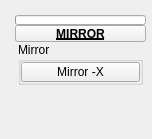
<?xml version="1.0" encoding="UTF-8"?>
<ui version="4.0">
 <class>QtUi</class>
 <widget class="QMainWindow" name="QtUi">
  <property name="enabled">
   <bool>true</bool>
  </property>
  <property name="geometry">
   <rect>
    <x>0</x>
    <y>0</y>
    <width>152</width>
    <height>139</height>
   </rect>
  </property>
  <property name="minimumSize">
   <size>
    <width>120</width>
    <height>0</height>
   </size>
  </property>
  <property name="maximumSize">
   <size>
    <width>999</width>
    <height>999</height>
   </size>
  </property>
  <property name="font">
   <font>
    <kerning>true</kerning>
   </font>
  </property>
  <property name="windowTitle">
   <string>Toolkit</string>
  </property>
  <property name="tabShape">
   <enum>QTabWidget::Triangular</enum>
  </property>
  <property name="dockNestingEnabled">
   <bool>true</bool>
  </property>
  <property name="dockOptions">
   <set>QMainWindow::AllowNestedDocks|QMainWindow::AllowTabbedDocks|QMainWindow::AnimatedDocks|QMainWindow::ForceTabbedDocks</set>
  </property>
  <widget class="QWidget" name="mainWindow">
   <widget class="QWidget" name="layoutWidget_2">
    <property name="geometry">
     <rect>
      <x>15</x>
      <y>15</y>
      <width>131</width>
      <height>101</height>
     </rect>
    </property>
    <layout class="QGridLayout" name="gridLayout_2">
     <property name="spacing">
      <number>0</number>
     </property>
     <item row="2" column="1" colspan="2">
      <layout class="QHBoxLayout" name="horizontalLayout">
       <item>
        <layout class="QVBoxLayout" name="verticalLayout">
         <property name="spacing">
          <number>0</number>
         </property>
         <item>
          <widget class="QGroupBox" name="group000">
           <property name="minimumSize">
            <size>
             <width>125</width>
             <height>0</height>
            </size>
           </property>
           <property name="maximumSize">
            <size>
             <width>125</width>
             <height>999</height>
            </size>
           </property>
           <property name="title">
            <string>Mirror</string>
           </property>
           <layout class="QVBoxLayout" name="verticalLayout_2">
            <property name="spacing">
             <number>0</number>
            </property>
            <property name="leftMargin">
             <number>0</number>
            </property>
            <property name="topMargin">
             <number>0</number>
            </property>
            <property name="rightMargin">
             <number>0</number>
            </property>
            <property name="bottomMargin">
             <number>0</number>
            </property>
            <item>
             <widget class="TkToolButton" name="tb000">
              <property name="minimumSize">
               <size>
                <width>0</width>
                <height>20</height>
               </size>
              </property>
              <property name="maximumSize">
               <size>
                <width>999</width>
                <height>20</height>
               </size>
              </property>
              <property name="toolTip">
               <string>Mirror geometry across an axis.</string>
              </property>
              <property name="text">
               <string>Mirror -X</string>
              </property>
              <property name="iconSize">
               <size>
                <width>18</width>
                <height>18</height>
               </size>
              </property>
             </widget>
            </item>
           </layout>
          </widget>
         </item>
         <item>
          <spacer name="verticalSpacer">
           <property name="orientation">
            <enum>Qt::Vertical</enum>
           </property>
           <property name="sizeHint" stdset="0">
            <size>
             <width>20</width>
             <height>40</height>
            </size>
           </property>
          </spacer>
         </item>
        </layout>
       </item>
      </layout>
     </item>
     <item row="1" column="1" colspan="2">
      <widget class="TkPushButton_Draggable" name="pin">
       <property name="minimumSize">
        <size>
         <width>19</width>
         <height>17</height>
        </size>
       </property>
       <property name="maximumSize">
        <size>
         <width>999</width>
         <height>17</height>
        </size>
       </property>
       <property name="font">
        <font>
         <weight>75</weight>
         <bold>true</bold>
         <underline>true</underline>
        </font>
       </property>
       <property name="text">
        <string>MIRROR</string>
       </property>
       <property name="checkable">
        <bool>true</bool>
       </property>
      </widget>
     </item>
     <item row="0" column="1" colspan="2">
      <widget class="TkProgressBar" name="progressBar">
       <property name="sizePolicy">
        <sizepolicy hsizetype="Ignored" vsizetype="Fixed">
         <horstretch>0</horstretch>
         <verstretch>0</verstretch>
        </sizepolicy>
       </property>
       <property name="minimumSize">
        <size>
         <width>0</width>
         <height>10</height>
        </size>
       </property>
       <property name="maximumSize">
        <size>
         <width>16777215</width>
         <height>10</height>
        </size>
       </property>
       <property name="value">
        <number>0</number>
       </property>
       <property name="textVisible">
        <bool>false</bool>
       </property>
      </widget>
     </item>
    </layout>
   </widget>
  </widget>
 </widget>
 <customwidgets>
  <customwidget>
   <class>TkToolButton</class>
   <extends>QToolButton</extends>
   <header>widgets.tktoolbutton.h</header>
  </customwidget>
  <customwidget>
   <class>TkPushButton_Draggable</class>
   <extends>QPushButton</extends>
   <header>widgets.tkpushbuttondraggable.h</header>
  </customwidget>
  <customwidget>
   <class>TkProgressBar</class>
   <extends>QProgressBar</extends>
   <header>widgets.tkprogressbar.h</header>
  </customwidget>
 </customwidgets>
 <resources/>
 <connections/>
 <designerdata>
  <property name="gridDeltaX">
   <number>5</number>
  </property>
  <property name="gridDeltaY">
   <number>5</number>
  </property>
  <property name="gridSnapX">
   <bool>true</bool>
  </property>
  <property name="gridSnapY">
   <bool>true</bool>
  </property>
  <property name="gridVisible">
   <bool>true</bool>
  </property>
 </designerdata>
</ui>
